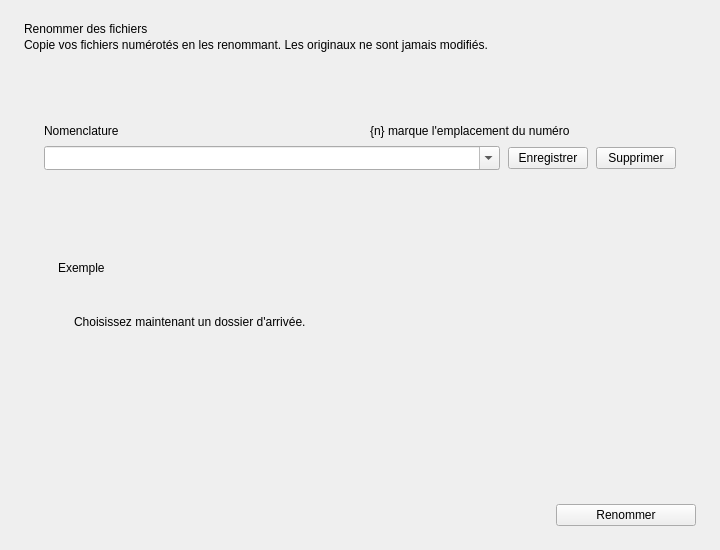
<?xml version="1.0" encoding="UTF-8"?>
<ui version="4.0">
 <class>MainWindow</class>
 <widget class="QMainWindow" name="MainWindow">
  <property name="geometry">
   <rect>
    <x>0</x>
    <y>0</y>
    <width>720</width>
    <height>550</height>
   </rect>
  </property>
  <property name="windowTitle">
   <string notr="true">FileRenamer</string>
  </property>
  <widget class="QWidget" name="centralWidget">
   <property name="focusPolicy"><enum>Qt::ClickFocus</enum></property>
   <layout class="QVBoxLayout" name="windowLayout">
    <property name="spacing"><number>0</number></property>
    <property name="leftMargin"><number>24</number></property>
    <property name="topMargin"><number>22</number></property>
    <property name="rightMargin"><number>24</number></property>
    <property name="bottomMargin"><number>24</number></property>
    <item>
     <widget class="QLabel" name="titleLabel">
      <property name="text"><string>Renommer des fichiers</string></property>
     </widget>
    </item>
    <item>
     <spacer name="titleSpacer">
      <property name="orientation"><enum>Qt::Vertical</enum></property>
      <property name="sizeType"><enum>QSizePolicy::Fixed</enum></property>
      <property name="sizeHint" stdset="0"><size><width>0</width><height>2</height></size></property>
     </spacer>
    </item>
    <item>
     <widget class="QLabel" name="subtitleLabel">
      <property name="text"><string>Copie vos fichiers numérotés en les renommant. Les originaux ne sont jamais modifiés.</string></property>
     </widget>
    </item>
    <item>
     <spacer name="headerSpacer">
      <property name="orientation"><enum>Qt::Vertical</enum></property>
      <property name="sizeType"><enum>QSizePolicy::Fixed</enum></property>
      <property name="sizeHint" stdset="0"><size><width>0</width><height>20</height></size></property>
     </spacer>
    </item>
    <item>
     <layout class="QHBoxLayout" name="foldersLayout">
      <property name="spacing"><number>10</number></property>
      <item>
       <widget class="FolderDropZone" name="sourceZone"/>
      </item>
      <item>
       <widget class="IconView" name="foldersArrow">
        <property name="minimumSize"><size><width>20</width><height>20</height></size></property>
        <property name="maximumSize"><size><width>20</width><height>20</height></size></property>
       </widget>
      </item>
      <item>
       <widget class="FolderDropZone" name="destZone"/>
      </item>
     </layout>
    </item>
    <item>
     <spacer name="foldersSpacer">
      <property name="orientation"><enum>Qt::Vertical</enum></property>
      <property name="sizeType"><enum>QSizePolicy::Fixed</enum></property>
      <property name="sizeHint" stdset="0"><size><width>0</width><height>16</height></size></property>
     </spacer>
    </item>
    <item>
     <widget class="QFrame" name="nomenclatureCard">
      <layout class="QVBoxLayout" name="cardLayout">
       <property name="spacing"><number>0</number></property>
       <property name="leftMargin"><number>20</number></property>
       <property name="topMargin"><number>16</number></property>
       <property name="rightMargin"><number>20</number></property>
       <property name="bottomMargin"><number>18</number></property>
       <item>
        <layout class="QHBoxLayout" name="nomenclatureHeader">
         <property name="spacing"><number>12</number></property>
         <item>
          <widget class="QLabel" name="nomenclatureLabel">
           <property name="text"><string>Nomenclature</string></property>
           <property name="buddy"><cstring>nomenclatureComboBox</cstring></property>
          </widget>
         </item>
         <item>
          <spacer name="nomenclatureHeaderSpacer">
           <property name="orientation"><enum>Qt::Horizontal</enum></property>
          </spacer>
         </item>
         <item>
          <widget class="QLabel" name="nomenclatureHint">
           <property name="text"><string>{n} marque l'emplacement du numéro</string></property>
           <property name="textFormat"><enum>Qt::PlainText</enum></property>
          </widget>
         </item>
        </layout>
       </item>
       <item>
        <spacer name="nomenclatureLabelSpacer">
         <property name="orientation"><enum>Qt::Vertical</enum></property>
         <property name="sizeType"><enum>QSizePolicy::Fixed</enum></property>
         <property name="sizeHint" stdset="0"><size><width>0</width><height>8</height></size></property>
        </spacer>
       </item>
       <item>
        <layout class="QHBoxLayout" name="nomenclatureRow">
         <property name="spacing"><number>8</number></property>
         <item>
          <widget class="QComboBox" name="nomenclatureComboBox">
           <property name="sizePolicy">
            <sizepolicy hsizetype="Expanding" vsizetype="Fixed">
             <horstretch>0</horstretch>
             <verstretch>0</verstretch>
            </sizepolicy>
           </property>
           <property name="editable"><bool>true</bool></property>
           <property name="insertPolicy"><enum>QComboBox::NoInsert</enum></property>
           <property name="sizeAdjustPolicy"><enum>QComboBox::AdjustToMinimumContentsLengthWithIcon</enum></property>
           <property name="minimumContentsLength"><number>12</number></property>
          </widget>
         </item>
         <item>
          <widget class="QPushButton" name="saveNomenclatureButton">
           <property name="focusPolicy"><enum>Qt::TabFocus</enum></property>
           <property name="toolTip"><string>Ajouter cette nomenclature à la liste</string></property>
           <property name="accessibleName"><string>Enregistrer la nomenclature</string></property>
           <property name="text"><string>Enregistrer</string></property>
          </widget>
         </item>
         <item>
          <widget class="QPushButton" name="removeNomenclatureButton">
           <property name="focusPolicy"><enum>Qt::TabFocus</enum></property>
           <property name="toolTip"><string>Retirer cette nomenclature de la liste</string></property>
           <property name="accessibleName"><string>Supprimer la nomenclature</string></property>
           <property name="text"><string>Supprimer</string></property>
          </widget>
         </item>
        </layout>
       </item>
       <item>
        <spacer name="dividerTopSpacer">
         <property name="orientation"><enum>Qt::Vertical</enum></property>
         <property name="sizeType"><enum>QSizePolicy::Fixed</enum></property>
         <property name="sizeHint" stdset="0"><size><width>0</width><height>16</height></size></property>
        </spacer>
       </item>
       <item>
        <widget class="QFrame" name="divider">
         <property name="minimumSize"><size><width>0</width><height>1</height></size></property>
         <property name="maximumSize"><size><width>16777215</width><height>1</height></size></property>
         <property name="frameShape"><enum>QFrame::NoFrame</enum></property>
        </widget>
       </item>
       <item>
        <spacer name="dividerBottomSpacer">
         <property name="orientation"><enum>Qt::Vertical</enum></property>
         <property name="sizeType"><enum>QSizePolicy::Fixed</enum></property>
         <property name="sizeHint" stdset="0"><size><width>0</width><height>14</height></size></property>
        </spacer>
       </item>
       <item>
        <widget class="QStackedWidget" name="statusStack">
         <widget class="QWidget" name="previewPage">
          <layout class="QVBoxLayout" name="previewLayout">
           <property name="spacing"><number>10</number></property>
           <property name="leftMargin"><number>0</number></property>
           <property name="topMargin"><number>0</number></property>
           <property name="rightMargin"><number>0</number></property>
           <property name="bottomMargin"><number>0</number></property>
           <item>
            <widget class="QFrame" name="messageRow">
             <layout class="QHBoxLayout" name="messageLayout">
              <property name="spacing"><number>10</number></property>
              <property name="leftMargin"><number>14</number></property>
              <property name="topMargin"><number>11</number></property>
              <property name="rightMargin"><number>14</number></property>
              <property name="bottomMargin"><number>11</number></property>
              <item alignment="Qt::AlignTop">
               <widget class="IconView" name="messageIcon">
                <property name="minimumSize"><size><width>18</width><height>18</height></size></property>
                <property name="maximumSize"><size><width>18</width><height>18</height></size></property>
               </widget>
              </item>
              <item>
               <widget class="QLabel" name="messageLabel">
                <property name="sizePolicy">
                 <sizepolicy hsizetype="Ignored" vsizetype="Preferred">
                  <horstretch>1</horstretch>
                  <verstretch>0</verstretch>
                 </sizepolicy>
                </property>
                <property name="textFormat"><enum>Qt::PlainText</enum></property>
                <property name="wordWrap"><bool>true</bool></property>
               </widget>
              </item>
             </layout>
            </widget>
           </item>
           <item>
            <widget class="QFrame" name="exampleRow">
             <layout class="QVBoxLayout" name="exampleBoxLayout">
              <property name="spacing"><number>3</number></property>
              <property name="leftMargin"><number>14</number></property>
              <property name="topMargin"><number>10</number></property>
              <property name="rightMargin"><number>14</number></property>
              <property name="bottomMargin"><number>11</number></property>
              <item>
               <widget class="QLabel" name="exampleCaption">
                <property name="text"><string>Exemple</string></property>
               </widget>
              </item>
              <item>
             <layout class="QHBoxLayout" name="exampleLayout">
              <property name="spacing"><number>10</number></property>
              <item>
               <widget class="ElidedLabel" name="exampleSource"/>
              </item>
              <item>
               <widget class="IconView" name="exampleArrow">
                <property name="minimumSize"><size><width>16</width><height>16</height></size></property>
                <property name="maximumSize"><size><width>16</width><height>16</height></size></property>
               </widget>
              </item>
              <item>
               <widget class="ElidedLabel" name="exampleOutput"/>
              </item>
              <item>
               <spacer name="exampleSpacer">
                <property name="orientation"><enum>Qt::Horizontal</enum></property>
                <property name="sizeHint" stdset="0"><size><width>0</width><height>0</height></size></property>
               </spacer>
              </item>
             </layout>
              </item>
             </layout>
            </widget>
           </item>
           <item>
            <widget class="QWidget" name="countsRow" native="true">
             <layout class="QHBoxLayout" name="countsLayout">
              <property name="spacing"><number>8</number></property>
              <property name="leftMargin"><number>0</number></property>
              <property name="topMargin"><number>0</number></property>
              <property name="rightMargin"><number>0</number></property>
              <property name="bottomMargin"><number>0</number></property>
              <item>
               <widget class="QLabel" name="copyPill">
                <property name="textFormat"><enum>Qt::PlainText</enum></property>
               </widget>
              </item>
              <item>
               <widget class="QLabel" name="skipPill">
                <property name="textFormat"><enum>Qt::PlainText</enum></property>
               </widget>
              </item>
              <item>
               <widget class="QLabel" name="readyHint">
                <property name="textFormat"><enum>Qt::PlainText</enum></property>
                <property name="text"><string>Choisissez maintenant un dossier d'arrivée.</string></property>
               </widget>
              </item>
              <item>
               <spacer name="countsSpacer">
                <property name="orientation"><enum>Qt::Horizontal</enum></property>
                <property name="sizeHint" stdset="0"><size><width>0</width><height>0</height></size></property>
               </spacer>
              </item>
             </layout>
            </widget>
           </item>
           <item>
            <spacer name="previewSpacer">
             <property name="orientation"><enum>Qt::Vertical</enum></property>
             <property name="sizeHint" stdset="0"><size><width>0</width><height>0</height></size></property>
            </spacer>
           </item>
          </layout>
         </widget>
         <widget class="QWidget" name="progressPage">
          <layout class="QVBoxLayout" name="progressLayout">
           <property name="spacing"><number>12</number></property>
           <property name="leftMargin"><number>0</number></property>
           <property name="topMargin"><number>0</number></property>
           <property name="rightMargin"><number>0</number></property>
           <property name="bottomMargin"><number>0</number></property>
           <item>
            <layout class="QHBoxLayout" name="progressHeader">
             <property name="spacing"><number>12</number></property>
             <item>
              <widget class="QLabel" name="progressLabel">
               <property name="sizePolicy">
                <sizepolicy hsizetype="Ignored" vsizetype="Preferred">
                 <horstretch>1</horstretch>
                 <verstretch>0</verstretch>
                </sizepolicy>
               </property>
               <property name="textFormat"><enum>Qt::PlainText</enum></property>
              </widget>
             </item>
             <item>
              <widget class="QPushButton" name="cancelButton">
               <property name="focusPolicy"><enum>Qt::TabFocus</enum></property>
               <property name="toolTip"><string>Arrêter après la copie en cours (Échap)</string></property>
               <property name="text"><string>Annuler</string></property>
              </widget>
             </item>
            </layout>
           </item>
           <item>
            <widget class="QProgressBar" name="progressBar">
             <property name="textVisible"><bool>false</bool></property>
            </widget>
           </item>
           <item>
            <spacer name="progressSpacer">
             <property name="orientation"><enum>Qt::Vertical</enum></property>
             <property name="sizeHint" stdset="0"><size><width>0</width><height>0</height></size></property>
            </spacer>
           </item>
          </layout>
         </widget>
         <widget class="QWidget" name="resultPage">
          <layout class="QVBoxLayout" name="resultLayout">
           <property name="spacing"><number>2</number></property>
           <property name="leftMargin"><number>0</number></property>
           <property name="topMargin"><number>0</number></property>
           <property name="rightMargin"><number>0</number></property>
           <property name="bottomMargin"><number>0</number></property>
           <item>
            <layout class="QHBoxLayout" name="resultHeader">
             <property name="spacing"><number>10</number></property>
             <item>
              <widget class="IconView" name="resultIcon">
               <property name="minimumSize"><size><width>22</width><height>22</height></size></property>
               <property name="maximumSize"><size><width>22</width><height>22</height></size></property>
              </widget>
             </item>
             <item>
              <widget class="ElidedLabel" name="resultLabel">
               <property name="sizePolicy">
                <sizepolicy hsizetype="Preferred" vsizetype="Fixed">
                 <horstretch>1</horstretch>
                 <verstretch>0</verstretch>
                </sizepolicy>
               </property>
              </widget>
             </item>
             <item>
              <widget class="QPushButton" name="openFolderButton">
               <property name="focusPolicy"><enum>Qt::TabFocus</enum></property>
               <property name="text"><string>Ouvrir le dossier d'arrivée</string></property>
              </widget>
             </item>
            </layout>
           </item>
           <item>
            <layout class="QHBoxLayout" name="ignoredRow">
             <property name="spacing"><number>0</number></property>
             <property name="leftMargin"><number>26</number></property>
             <item>
              <widget class="QToolButton" name="ignoredToggle">
               <property name="focusPolicy"><enum>Qt::TabFocus</enum></property>
               <property name="toolTip"><string>Afficher la raison de chaque fichier ignoré</string></property>
               <property name="checkable"><bool>true</bool></property>
               <property name="toolButtonStyle"><enum>Qt::ToolButtonTextBesideIcon</enum></property>
               <property name="autoRaise"><bool>true</bool></property>
              </widget>
             </item>
             <item>
              <spacer name="ignoredRowSpacer">
               <property name="orientation"><enum>Qt::Horizontal</enum></property>
               <property name="sizeHint" stdset="0"><size><width>0</width><height>0</height></size></property>
              </spacer>
             </item>
            </layout>
           </item>
           <item>
            <widget class="QPlainTextEdit" name="ignoredList">
             <property name="sizePolicy">
              <sizepolicy hsizetype="Expanding" vsizetype="Expanding">
               <horstretch>0</horstretch>
               <verstretch>1</verstretch>
              </sizepolicy>
             </property>
             <property name="accessibleName"><string>Fichiers ignorés et leur raison</string></property>
             <property name="readOnly"><bool>true</bool></property>
             <property name="lineWrapMode"><enum>QPlainTextEdit::WidgetWidth</enum></property>
            </widget>
           </item>
           <item>
            <spacer name="resultSpacer">
             <property name="orientation"><enum>Qt::Vertical</enum></property>
             <property name="sizeHint" stdset="0"><size><width>0</width><height>0</height></size></property>
            </spacer>
           </item>
          </layout>
         </widget>
        </widget>
       </item>
      </layout>
     </widget>
    </item>
    <item>
     <spacer name="cardSpacer">
      <property name="orientation"><enum>Qt::Vertical</enum></property>
      <property name="sizeType"><enum>QSizePolicy::Fixed</enum></property>
      <property name="sizeHint" stdset="0"><size><width>0</width><height>16</height></size></property>
     </spacer>
    </item>
    <item>
     <spacer name="bottomSpacer">
      <property name="orientation"><enum>Qt::Vertical</enum></property>
      <property name="sizeHint" stdset="0"><size><width>0</width><height>0</height></size></property>
     </spacer>
    </item>
    <item>
     <layout class="QHBoxLayout" name="actionsLayout">
      <property name="spacing"><number>12</number></property>
      <item>
       <spacer name="actionsSpacer">
        <property name="orientation"><enum>Qt::Horizontal</enum></property>
        <property name="sizeHint" stdset="0"><size><width>0</width><height>0</height></size></property>
       </spacer>
      </item>
      <item>
       <widget class="QPushButton" name="renameButton">
        <property name="focusPolicy"><enum>Qt::TabFocus</enum></property>
        <property name="minimumSize"><size><width>140</width><height>0</height></size></property>
        <property name="text"><string>Renommer</string></property>
       </widget>
      </item>
     </layout>
    </item>
   </layout>
  </widget>
 </widget>
 <customwidgets>
  <customwidget>
   <class>FolderDropZone</class>
   <extends>QWidget</extends>
   <header>folderdropzone.h</header>
  </customwidget>
  <customwidget>
   <class>IconView</class>
   <extends>QWidget</extends>
   <header>iconview.h</header>
  </customwidget>
  <customwidget>
   <class>ElidedLabel</class>
   <extends>QLabel</extends>
   <header>elidedlabel.h</header>
  </customwidget>
 </customwidgets>
 <tabstops>
  <tabstop>sourceZone</tabstop>
  <tabstop>destZone</tabstop>
  <tabstop>nomenclatureComboBox</tabstop>
  <tabstop>saveNomenclatureButton</tabstop>
  <tabstop>removeNomenclatureButton</tabstop>
  <tabstop>cancelButton</tabstop>
  <tabstop>ignoredToggle</tabstop>
  <tabstop>openFolderButton</tabstop>
  <tabstop>ignoredList</tabstop>
  <tabstop>renameButton</tabstop>
 </tabstops>
 <resources/>
 <connections/>
</ui>
